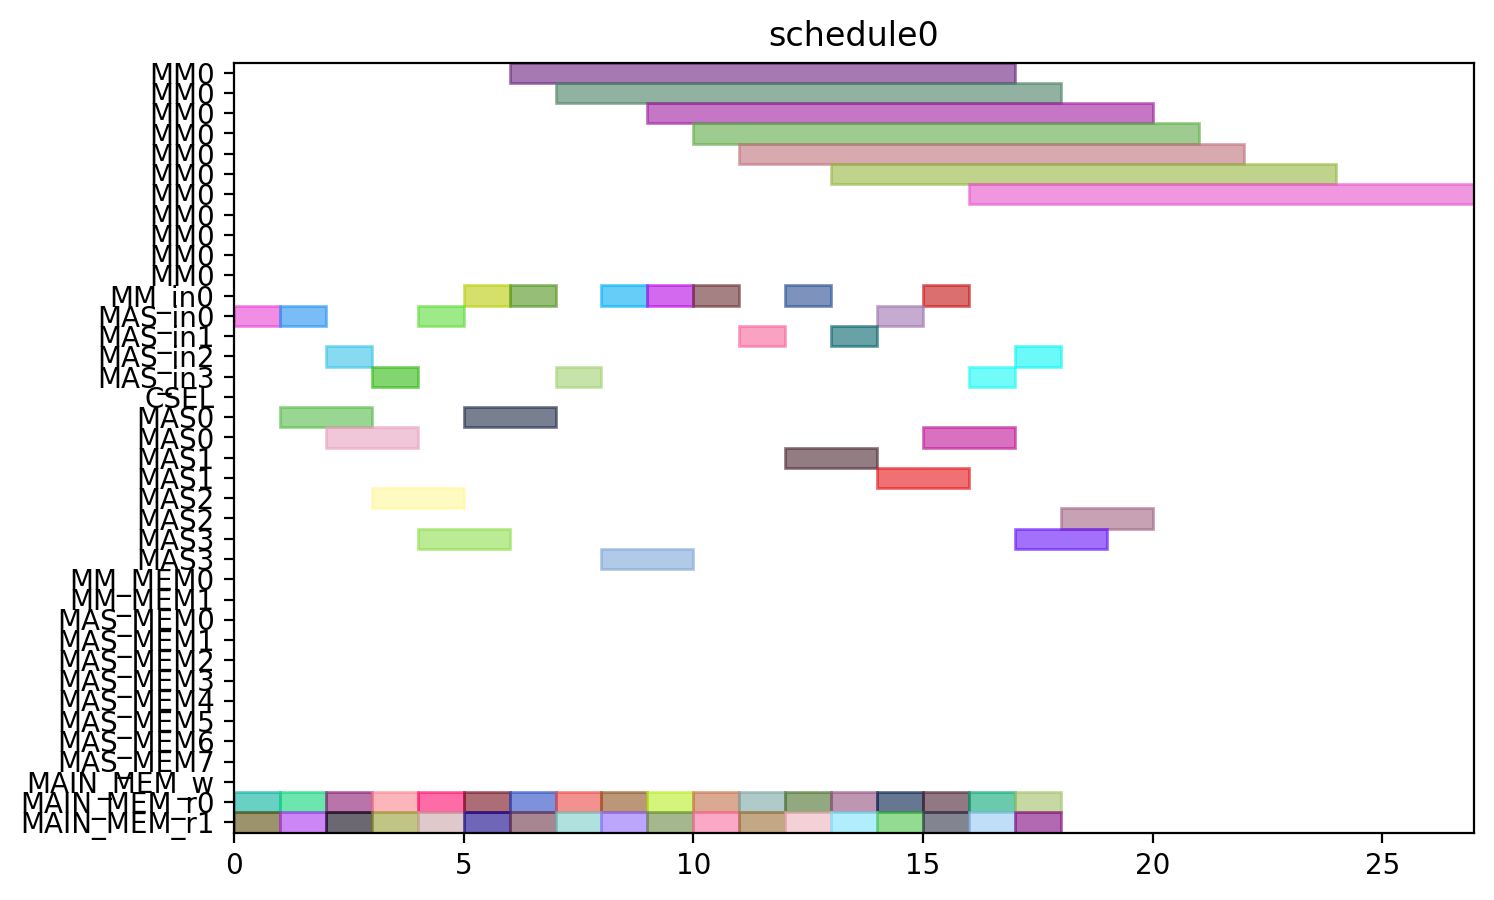

Write the Python code that produced this figure.
from pyschedule import Scenario, solvers, plotters, alt


def solve():
	horizon = 120
	S = Scenario("schedule0", horizon=horizon)

	# resource
	MM = S.Resources('MM', num=1, size=11)
	MM_in = S.Resources('MM_in', num=1)
	MAS_in = S.Resources('MAS_in', num=4)
	CSEL = S.Resource('CSEL')
	MAS = S.Resources('MAS', num=4, size=2, periods=range(1, horizon))
	MM_MEM = S.Resources('MM_MEM', num=2)
	MAS_MEM = S.Resources('MAS_MEM', num=8)
	MAIN_MEM_w = S.Resource('MAIN_MEM_w', size=1)
	MAIN_MEM_r = S.Resources('MAIN_MEM_r', num=2)

	# result of previous scheduling

	# new tasks
	t0_t0 = S.Task('t0_t0', length=2, delay_cost=1)
	t0_t0 += alt(MAS)
	t0_t0_in = S.Task('t0_t0_in', length=1, delay_cost=1)
	t0_t0_in += alt(MAS_in)
	S += t0_t0_in*MAS_in[0]<=t0_t0*MAS[0]

	S += t0_t0_in*MAS_in[1]<=t0_t0*MAS[1]

	S += t0_t0_in*MAS_in[2]<=t0_t0*MAS[2]

	S += t0_t0_in*MAS_in[3]<=t0_t0*MAS[3]

	t0_t0_mem0 = S.Task('t0_t0_mem0', length=1, delay_cost=1)
	t0_t0_mem0 += MAIN_MEM_r[0]
	S += t0_t0_mem0 <= t0_t0

	t0_t0_mem1 = S.Task('t0_t0_mem1', length=1, delay_cost=1)
	t0_t0_mem1 += MAIN_MEM_r[1]
	S += t0_t0_mem1 <= t0_t0

	t0_t1 = S.Task('t0_t1', length=2, delay_cost=1)
	t0_t1 += alt(MAS)
	t0_t1_in = S.Task('t0_t1_in', length=1, delay_cost=1)
	t0_t1_in += alt(MAS_in)
	S += t0_t1_in*MAS_in[0]<=t0_t1*MAS[0]

	S += t0_t1_in*MAS_in[1]<=t0_t1*MAS[1]

	S += t0_t1_in*MAS_in[2]<=t0_t1*MAS[2]

	S += t0_t1_in*MAS_in[3]<=t0_t1*MAS[3]

	t0_t1_mem0 = S.Task('t0_t1_mem0', length=1, delay_cost=1)
	t0_t1_mem0 += MAIN_MEM_r[0]
	S += t0_t1_mem0 <= t0_t1

	t0_t1_mem1 = S.Task('t0_t1_mem1', length=1, delay_cost=1)
	t0_t1_mem1 += MAIN_MEM_r[1]
	S += t0_t1_mem1 <= t0_t1

	t0_t3 = S.Task('t0_t3', length=11, delay_cost=1)
	t0_t3 += alt(MM)
	t0_t3_in = S.Task('t0_t3_in', length=1, delay_cost=1)
	t0_t3_in += alt(MM_in)
	S += t0_t3_in*MM_in[0]<=t0_t3*MM[0]
	t0_t3_mem0 = S.Task('t0_t3_mem0', length=1, delay_cost=1)
	t0_t3_mem0 += MAIN_MEM_r[0]
	S += t0_t3_mem0 <= t0_t3

	t0_t3_mem1 = S.Task('t0_t3_mem1', length=1, delay_cost=1)
	t0_t3_mem1 += MAIN_MEM_r[1]
	S += t0_t3_mem1 <= t0_t3

	t1_t0 = S.Task('t1_t0', length=2, delay_cost=1)
	t1_t0 += alt(MAS)
	t1_t0_in = S.Task('t1_t0_in', length=1, delay_cost=1)
	t1_t0_in += alt(MAS_in)
	S += t1_t0_in*MAS_in[0]<=t1_t0*MAS[0]

	S += t1_t0_in*MAS_in[1]<=t1_t0*MAS[1]

	S += t1_t0_in*MAS_in[2]<=t1_t0*MAS[2]

	S += t1_t0_in*MAS_in[3]<=t1_t0*MAS[3]

	t1_t0_mem0 = S.Task('t1_t0_mem0', length=1, delay_cost=1)
	t1_t0_mem0 += MAIN_MEM_r[0]
	S += t1_t0_mem0 <= t1_t0

	t1_t0_mem1 = S.Task('t1_t0_mem1', length=1, delay_cost=1)
	t1_t0_mem1 += MAIN_MEM_r[1]
	S += t1_t0_mem1 <= t1_t0

	t1_t1 = S.Task('t1_t1', length=2, delay_cost=1)
	t1_t1 += alt(MAS)
	t1_t1_in = S.Task('t1_t1_in', length=1, delay_cost=1)
	t1_t1_in += alt(MAS_in)
	S += t1_t1_in*MAS_in[0]<=t1_t1*MAS[0]

	S += t1_t1_in*MAS_in[1]<=t1_t1*MAS[1]

	S += t1_t1_in*MAS_in[2]<=t1_t1*MAS[2]

	S += t1_t1_in*MAS_in[3]<=t1_t1*MAS[3]

	t1_t1_mem0 = S.Task('t1_t1_mem0', length=1, delay_cost=1)
	t1_t1_mem0 += MAIN_MEM_r[0]
	S += t1_t1_mem0 <= t1_t1

	t1_t1_mem1 = S.Task('t1_t1_mem1', length=1, delay_cost=1)
	t1_t1_mem1 += MAIN_MEM_r[1]
	S += t1_t1_mem1 <= t1_t1

	t1_t3 = S.Task('t1_t3', length=11, delay_cost=1)
	t1_t3 += alt(MM)
	t1_t3_in = S.Task('t1_t3_in', length=1, delay_cost=1)
	t1_t3_in += alt(MM_in)
	S += t1_t3_in*MM_in[0]<=t1_t3*MM[0]
	t1_t3_mem0 = S.Task('t1_t3_mem0', length=1, delay_cost=1)
	t1_t3_mem0 += MAIN_MEM_r[0]
	S += t1_t3_mem0 <= t1_t3

	t1_t3_mem1 = S.Task('t1_t3_mem1', length=1, delay_cost=1)
	t1_t3_mem1 += MAIN_MEM_r[1]
	S += t1_t3_mem1 <= t1_t3

	t2_t2 = S.Task('t2_t2', length=2, delay_cost=1)
	t2_t2 += alt(MAS)
	t2_t2_in = S.Task('t2_t2_in', length=1, delay_cost=1)
	t2_t2_in += alt(MAS_in)
	S += t2_t2_in*MAS_in[0]<=t2_t2*MAS[0]

	S += t2_t2_in*MAS_in[1]<=t2_t2*MAS[1]

	S += t2_t2_in*MAS_in[2]<=t2_t2*MAS[2]

	S += t2_t2_in*MAS_in[3]<=t2_t2*MAS[3]

	t2_t2_mem0 = S.Task('t2_t2_mem0', length=1, delay_cost=1)
	t2_t2_mem0 += MAIN_MEM_r[0]
	S += t2_t2_mem0 <= t2_t2

	t2_t2_mem1 = S.Task('t2_t2_mem1', length=1, delay_cost=1)
	t2_t2_mem1 += MAIN_MEM_r[1]
	S += t2_t2_mem1 <= t2_t2

	t5_t0 = S.Task('t5_t0', length=11, delay_cost=1)
	t5_t0 += alt(MM)
	t5_t0_in = S.Task('t5_t0_in', length=1, delay_cost=1)
	t5_t0_in += alt(MM_in)
	S += t5_t0_in*MM_in[0]<=t5_t0*MM[0]
	t5_t0_mem0 = S.Task('t5_t0_mem0', length=1, delay_cost=1)
	t5_t0_mem0 += MAIN_MEM_r[0]
	S += t5_t0_mem0 <= t5_t0

	t5_t0_mem1 = S.Task('t5_t0_mem1', length=1, delay_cost=1)
	t5_t0_mem1 += MAIN_MEM_r[1]
	S += t5_t0_mem1 <= t5_t0

	t5_t1 = S.Task('t5_t1', length=11, delay_cost=1)
	t5_t1 += alt(MM)
	t5_t1_in = S.Task('t5_t1_in', length=1, delay_cost=1)
	t5_t1_in += alt(MM_in)
	S += t5_t1_in*MM_in[0]<=t5_t1*MM[0]
	t5_t1_mem0 = S.Task('t5_t1_mem0', length=1, delay_cost=1)
	t5_t1_mem0 += MAIN_MEM_r[0]
	S += t5_t1_mem0 <= t5_t1

	t5_t1_mem1 = S.Task('t5_t1_mem1', length=1, delay_cost=1)
	t5_t1_mem1 += MAIN_MEM_r[1]
	S += t5_t1_mem1 <= t5_t1

	t5_t2 = S.Task('t5_t2', length=2, delay_cost=1)
	t5_t2 += alt(MAS)
	t5_t2_in = S.Task('t5_t2_in', length=1, delay_cost=1)
	t5_t2_in += alt(MAS_in)
	S += t5_t2_in*MAS_in[0]<=t5_t2*MAS[0]

	S += t5_t2_in*MAS_in[1]<=t5_t2*MAS[1]

	S += t5_t2_in*MAS_in[2]<=t5_t2*MAS[2]

	S += t5_t2_in*MAS_in[3]<=t5_t2*MAS[3]

	t5_t2_mem0 = S.Task('t5_t2_mem0', length=1, delay_cost=1)
	t5_t2_mem0 += MAIN_MEM_r[0]
	S += t5_t2_mem0 <= t5_t2

	t5_t2_mem1 = S.Task('t5_t2_mem1', length=1, delay_cost=1)
	t5_t2_mem1 += MAIN_MEM_r[1]
	S += t5_t2_mem1 <= t5_t2

	t5_t3 = S.Task('t5_t3', length=2, delay_cost=1)
	t5_t3 += alt(MAS)
	t5_t3_in = S.Task('t5_t3_in', length=1, delay_cost=1)
	t5_t3_in += alt(MAS_in)
	S += t5_t3_in*MAS_in[0]<=t5_t3*MAS[0]

	S += t5_t3_in*MAS_in[1]<=t5_t3*MAS[1]

	S += t5_t3_in*MAS_in[2]<=t5_t3*MAS[2]

	S += t5_t3_in*MAS_in[3]<=t5_t3*MAS[3]

	t5_t3_mem0 = S.Task('t5_t3_mem0', length=1, delay_cost=1)
	t5_t3_mem0 += MAIN_MEM_r[0]
	S += t5_t3_mem0 <= t5_t3

	t5_t3_mem1 = S.Task('t5_t3_mem1', length=1, delay_cost=1)
	t5_t3_mem1 += MAIN_MEM_r[1]
	S += t5_t3_mem1 <= t5_t3

	t7_t0 = S.Task('t7_t0', length=2, delay_cost=1)
	t7_t0 += alt(MAS)
	t7_t0_in = S.Task('t7_t0_in', length=1, delay_cost=1)
	t7_t0_in += alt(MAS_in)
	S += t7_t0_in*MAS_in[0]<=t7_t0*MAS[0]

	S += t7_t0_in*MAS_in[1]<=t7_t0*MAS[1]

	S += t7_t0_in*MAS_in[2]<=t7_t0*MAS[2]

	S += t7_t0_in*MAS_in[3]<=t7_t0*MAS[3]

	t7_t0_mem0 = S.Task('t7_t0_mem0', length=1, delay_cost=1)
	t7_t0_mem0 += MAIN_MEM_r[0]
	S += t7_t0_mem0 <= t7_t0

	t7_t0_mem1 = S.Task('t7_t0_mem1', length=1, delay_cost=1)
	t7_t0_mem1 += MAIN_MEM_r[1]
	S += t7_t0_mem1 <= t7_t0

	t7_t1 = S.Task('t7_t1', length=2, delay_cost=1)
	t7_t1 += alt(MAS)
	t7_t1_in = S.Task('t7_t1_in', length=1, delay_cost=1)
	t7_t1_in += alt(MAS_in)
	S += t7_t1_in*MAS_in[0]<=t7_t1*MAS[0]

	S += t7_t1_in*MAS_in[1]<=t7_t1*MAS[1]

	S += t7_t1_in*MAS_in[2]<=t7_t1*MAS[2]

	S += t7_t1_in*MAS_in[3]<=t7_t1*MAS[3]

	t7_t1_mem0 = S.Task('t7_t1_mem0', length=1, delay_cost=1)
	t7_t1_mem0 += MAIN_MEM_r[0]
	S += t7_t1_mem0 <= t7_t1

	t7_t1_mem1 = S.Task('t7_t1_mem1', length=1, delay_cost=1)
	t7_t1_mem1 += MAIN_MEM_r[1]
	S += t7_t1_mem1 <= t7_t1

	t7_t3 = S.Task('t7_t3', length=11, delay_cost=1)
	t7_t3 += alt(MM)
	t7_t3_in = S.Task('t7_t3_in', length=1, delay_cost=1)
	t7_t3_in += alt(MM_in)
	S += t7_t3_in*MM_in[0]<=t7_t3*MM[0]
	t7_t3_mem0 = S.Task('t7_t3_mem0', length=1, delay_cost=1)
	t7_t3_mem0 += MAIN_MEM_r[0]
	S += t7_t3_mem0 <= t7_t3

	t7_t3_mem1 = S.Task('t7_t3_mem1', length=1, delay_cost=1)
	t7_t3_mem1 += MAIN_MEM_r[1]
	S += t7_t3_mem1 <= t7_t3

	t10_t0 = S.Task('t10_t0', length=11, delay_cost=1)
	t10_t0 += alt(MM)
	t10_t0_in = S.Task('t10_t0_in', length=1, delay_cost=1)
	t10_t0_in += alt(MM_in)
	S += t10_t0_in*MM_in[0]<=t10_t0*MM[0]
	t10_t0_mem0 = S.Task('t10_t0_mem0', length=1, delay_cost=1)
	t10_t0_mem0 += MAIN_MEM_r[0]
	S += t10_t0_mem0 <= t10_t0

	t10_t0_mem1 = S.Task('t10_t0_mem1', length=1, delay_cost=1)
	t10_t0_mem1 += MAIN_MEM_r[1]
	S += t10_t0_mem1 <= t10_t0

	t10_t1 = S.Task('t10_t1', length=11, delay_cost=1)
	t10_t1 += alt(MM)
	t10_t1_in = S.Task('t10_t1_in', length=1, delay_cost=1)
	t10_t1_in += alt(MM_in)
	S += t10_t1_in*MM_in[0]<=t10_t1*MM[0]
	t10_t1_mem0 = S.Task('t10_t1_mem0', length=1, delay_cost=1)
	t10_t1_mem0 += MAIN_MEM_r[0]
	S += t10_t1_mem0 <= t10_t1

	t10_t1_mem1 = S.Task('t10_t1_mem1', length=1, delay_cost=1)
	t10_t1_mem1 += MAIN_MEM_r[1]
	S += t10_t1_mem1 <= t10_t1

	t10_t2 = S.Task('t10_t2', length=2, delay_cost=1)
	t10_t2 += alt(MAS)
	t10_t2_in = S.Task('t10_t2_in', length=1, delay_cost=1)
	t10_t2_in += alt(MAS_in)
	S += t10_t2_in*MAS_in[0]<=t10_t2*MAS[0]

	S += t10_t2_in*MAS_in[1]<=t10_t2*MAS[1]

	S += t10_t2_in*MAS_in[2]<=t10_t2*MAS[2]

	S += t10_t2_in*MAS_in[3]<=t10_t2*MAS[3]

	t10_t2_mem0 = S.Task('t10_t2_mem0', length=1, delay_cost=1)
	t10_t2_mem0 += MAIN_MEM_r[0]
	S += t10_t2_mem0 <= t10_t2

	t10_t2_mem1 = S.Task('t10_t2_mem1', length=1, delay_cost=1)
	t10_t2_mem1 += MAIN_MEM_r[1]
	S += t10_t2_mem1 <= t10_t2

	t10_t3 = S.Task('t10_t3', length=2, delay_cost=1)
	t10_t3 += alt(MAS)
	t10_t3_in = S.Task('t10_t3_in', length=1, delay_cost=1)
	t10_t3_in += alt(MAS_in)
	S += t10_t3_in*MAS_in[0]<=t10_t3*MAS[0]

	S += t10_t3_in*MAS_in[1]<=t10_t3*MAS[1]

	S += t10_t3_in*MAS_in[2]<=t10_t3*MAS[2]

	S += t10_t3_in*MAS_in[3]<=t10_t3*MAS[3]

	t10_t3_mem0 = S.Task('t10_t3_mem0', length=1, delay_cost=1)
	t10_t3_mem0 += MAIN_MEM_r[0]
	S += t10_t3_mem0 <= t10_t3

	t10_t3_mem1 = S.Task('t10_t3_mem1', length=1, delay_cost=1)
	t10_t3_mem1 += MAIN_MEM_r[1]
	S += t10_t3_mem1 <= t10_t3

	solvers.mip.solve(S,msg=1,kind='CPLEX',ratio_gap=1.01)

	solution = [['hoge']*len(S.solution()[1]) for i in range(len(S.solution()))]
	for i in range(len(S.solution())):
		for j in range(len(S.solution()[i])):
			solution[i][j]=str(S.solution()[i][j])
	print(solution)

	cycles = int(solution[-1][3])

	pic_file_name = "/home/mfukuda/ABE/multiRAM_multiMAS_16mux/scheduling_result/stage11MM1_stage2MAS4/EP2_DBL_w_EVAL/schedule0.png"
	if(S.solution() != []):
		plotters.matplotlib.plot(S,img_filename=pic_file_name, show_task_labels=False, fig_size=(cycles*0.25+3, 5))

	return solution
